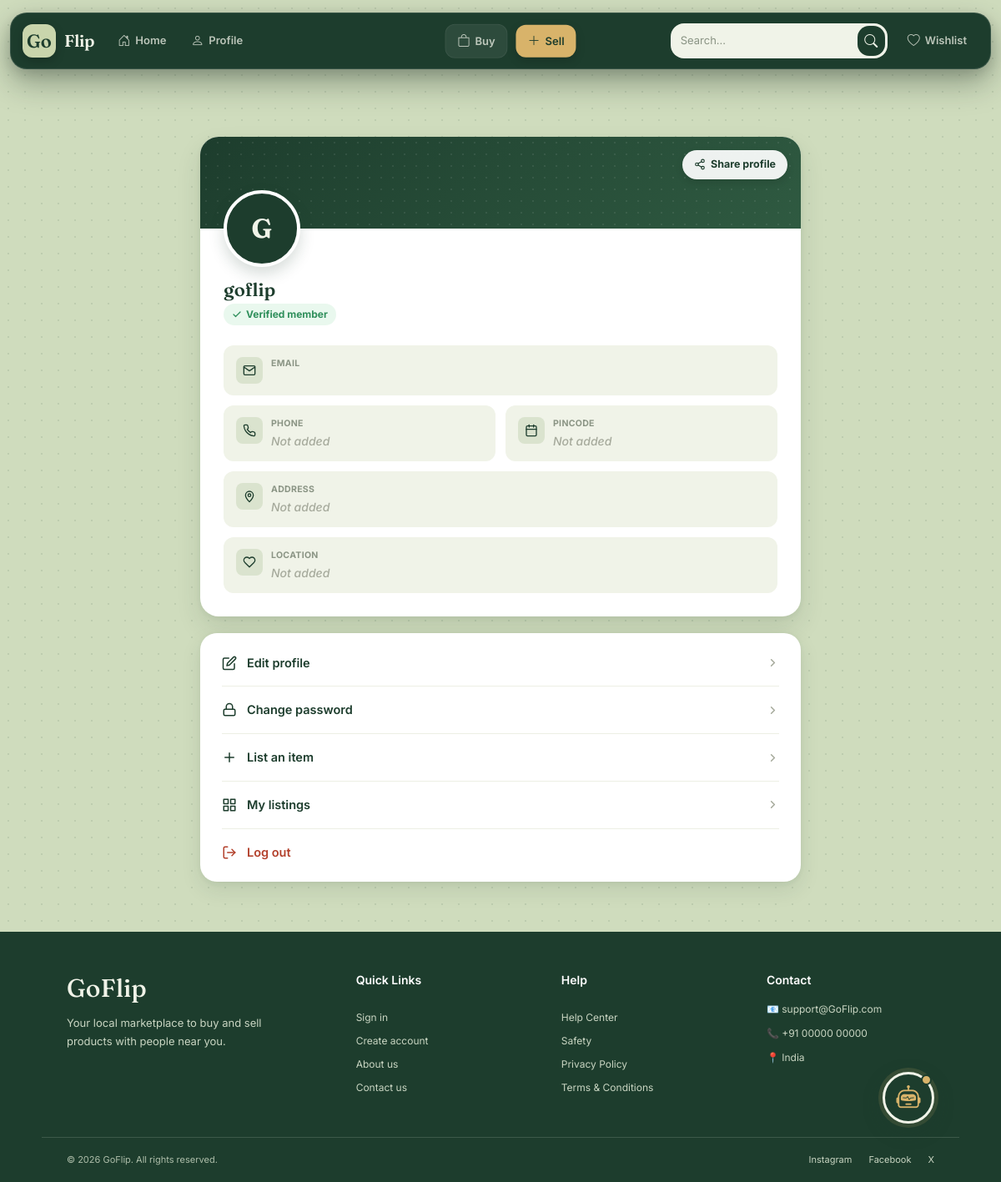
The page /Profile/ (signed in) on the database as committed earlier.
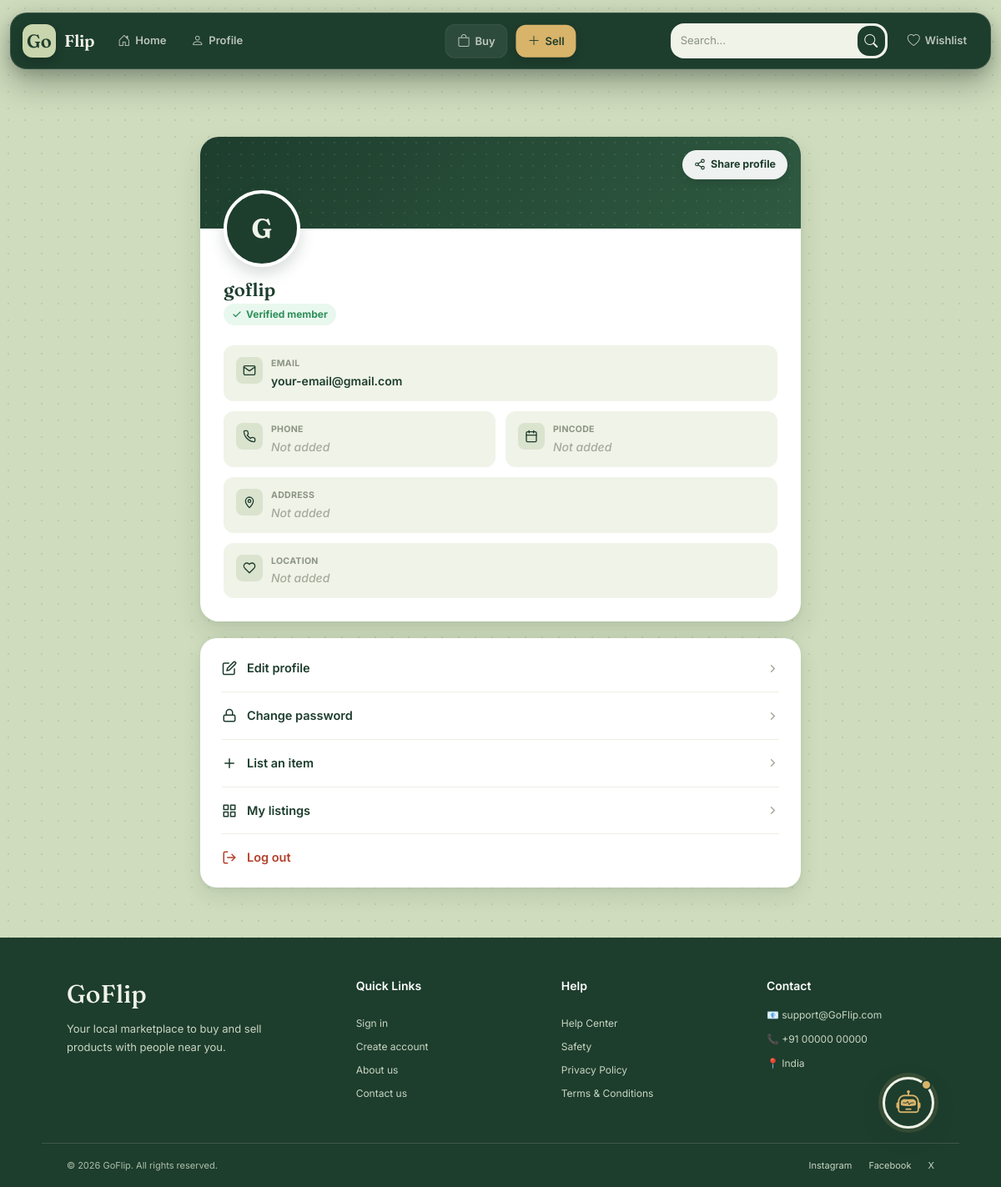
The same page on the database as committed later.
### users/models.py (models this page shows)
class CoustomUser(AbstractUser):
    username = models.CharField(
        max_length=150,
        unique=True
    )
    email = models.EmailField(
        blank=True,
        null=True
    )
    USERNAME_FIELD = "username"
    REQUIRED_FIELDS = ["email"]
    address = models.CharField(
        null=True,
        blank=True,
        max_length=100
    )
    pincode = models.IntegerField(
        null=True,
        blank=True
    )
    profile_image = models.ImageField(
        upload_to="profile/",
        null=True,
        blank=True
    )
    otp = models.IntegerField(
        null=True,
        blank=True
    )
    verified = models.BooleanField(
        default=False
    )
    phone = models.CharField(
        max_length=15,
        null=True,
        blank=True
    )
    Location = models.CharField(
        null=True,
        blank=True,
        max_length=100
    )

### users/views.py (the view)
# urls.py: path("Profile/",views.Profile.as_view(),name="Profile"),
class Profile(View):
    def get(self,request):
        return render(request,"profile.html",context={})

### templates/profile.html (shortened to what the changed rows need)
{% extends 'base.html' %}
{% block content %}
{% if user.is_authenticated %}
    <div class="profile-page">
        <div class="profile-wrap">
            <div class="profile-card">
                <div class="profile-cover">
                    <button type="button" class="share-btn" onclick="shareProfile()">
                        <svg viewBox="0 0 24 24" fill="none" stroke="currentColor" stroke-width="2" stroke-linecap="round" stroke-linejoin="round"><circle cx="18" cy="5" r="3"/><circle cx="6" cy="12" r="3"/><circle cx="18" cy="19" r="3"/><line x1="8.59" y1="13.51" x2="15.42" y2="17.49"/><line x1="15.41" y1="6.51" x2="8.59" y2="10.49"/></svg>
                        Share profile
                    </button>
                </div>
                <div class="profile-header">
                    {% if user.profile_image %}
                        <img src="{{ user.profile_image.url }}" class="profile-image" alt="{{ user.username }}">
                    {% else %}
                        <div class="profile-image-fallback">
                            {{ user.username|slice:":1"|upper }}
                        </div>
                    {% endif %}
                    <h1 class="profile-username">{{ user.username }}</h1>
                    <span class="profile-badge">
                        <svg viewBox="0 0 24 24" fill="none" stroke="currentColor" stroke-width="2.5" stroke-linecap="round" stroke-linejoin="round"><polyline points="20 6 9 17 4 12"/></svg>
                        Verified member
                    </span>
                </div>
                <div class="info-grid">
                    <div class="info-tile full">
                        <div class="info-icon">
                            <svg viewBox="0 0 24 24" fill="none" stroke="currentColor" stroke-width="2" stroke-linecap="round" stroke-linejoin="round"><path d="M4 4h16c1.1 0 2 .9 2 2v12a2 2 0 0 1-2 2H4a2 2 0 0 1-2-2V6c0-1.1.9-2 2-2z"/><polyline points="22,6 12,13 2,6"/></svg>
                        </div>
                        <div>
                            <div class="info-label">Email</div>
                            <div class="info-value">{{ user.email }}</div>
                        </div>
                    </div>
                    <div class="info-tile">
                        <div class="info-icon">
                        </div>
                        <div>
                            <div class="info-label">Phone</div>
                            <div class="info-value">
                                {% if user.phone %}{{ user.phone }}{% else %}<span class="info-empty">Not added</span>{% endif %}
                            </div>
                        </div>
                    </div>
                    <div class="info-tile">
                        <div class="info-icon">
                            <svg viewBox="0 0 24 24" fill="none" stroke="currentColor" stroke-width="2" stroke-linecap="round" stroke-linejoin="round"><rect x="3" y="4" width="18" height="18" rx="2"/><line x1="16" y1="2" x2="16" y2="6"/><line x1="8" y1="2" x2="8" y2="6"/><line x1="3" y1="10" x2="21" y2="10"/></svg>
                        </div>
                        <div>
                            <div class="info-label">Pincode</div>
                            <div class="info-value">
                                {% if user.pincode %}{{ user.pincode }}{% else %}<span class="info-empty">Not added</span>{% endif %}
                            </div>
                        </div>
                    </div>
                    <div class="info-tile full">
                        <div class="info-icon">
                            <svg viewBox="0 0 24 24" fill="none" stroke="currentColor" stroke-width="2" stroke-linecap="round" stroke-linejoin="round"><path d="M12 22s7-7.58 7-12A7 7 0 0 0 5 10c0 4.42 7 12 7 12z"/><circle cx="12" cy="10" r="2.5"/></svg>
                        </div>
                        <div>
                            <div class="info-label">Address</div>
                            <div class="info-value">
                                {% if user.address %}{{ user.address }}{% else %}<span class="info-empty">Not added</span>{% endif %}
                            </div>
                        </div>
                    </div>
                    <div class="info-tile full">
                        <div class="info-icon">
                            <svg viewBox="0 0 24 24" fill="none" stroke="currentColor" stroke-width="2" stroke-linecap="round" stroke-linejoin="round"><path d="M20.42 4.58a5.4 5.4 0 0 0-7.65 0l-.77.78-.77-.78a5.4 5.4 0 0 0-7.65 7.65l.77.78L12 20.66l7.65-7.65.77-.78a5.4 5.4 0 0 0 0-7.65z"/></svg>
                        </div>
                        <div>
                            <div class="info-label">Location</div>
                            <div class="info-value">
                                {% if user.Location %}{{ user.Location }}{% else %}<span class="info-empty">Not added</span>{% endif %}
                            </div>
                        </div>
                    </div>
                </div>
            </div>
            <div class="actions-card">
                <a href="{% url 'Editprofiles' %}" class="action-link">
                    <svg viewBox="0 0 24 24" fill="none" stroke="currentColor" stroke-width="2" stroke-linecap="round" stroke-linejoin="round"><path d="M11 4H4a2 2 0 0 0-2 2v14a2 2 0 0 0 2 2h14a2 2 0 0 0 2-2v-7"/><path d="M18.5 2.5a2.121 2.121 0 0 1 3 3L12 15l-4 1 1-4 9.5-9.5z"/></svg>
                    Edit profile
                    <svg class="chev" viewBox="0 0 24 24" fill="none" stroke="currentColor" stroke-width="2.5" stroke-linecap="round" stroke-linejoin="round"><polyline points="9 18 15 12 9 6"/></svg>
                </a>
                <div class="action-divider"></div>
                <a href="{% url 'password_change' %}" class="action-link">
                    <svg viewBox="0 0 24 24" fill="none" stroke="currentColor" stroke-width="2" stroke-linecap="round" stroke-linejoin="round"><rect x="3" y="11" width="18" height="10" rx="2"/><path d="M7 11V7a5 5 0 0 1 10 0v4"/></svg>
                    Change password
                    <svg class="chev" viewBox="0 0 24 24" fill="none" stroke="currentColor" stroke-width="2.5" stroke-linecap="round" stroke-linejoin="round"><polyline points="9 18 15 12 9 6"/></svg>
                </a>
                <div class="action-divider"></div>
                <a href="{% url 'Addproduct' %}" class="action-link">
                    <svg viewBox="0 0 24 24" fill="none" stroke="currentColor" stroke-width="2" stroke-linecap="round" stroke-linejoin="round"><line x1="12" y1="5" x2="12" y2="19"/><line x1="5" y1="12" x2="19" y2="12"/></svg>
                    List an item
                    <svg class="chev" viewBox="0 0 24 24" fill="none" stroke="currentColor" stroke-width="2.5" stroke-linecap="round" stroke-linejoin="round"><polyline points="9 18 15 12 9 6"/></svg>
                </a>
                <div class="action-divider"></div>
                <a href="{% url 'MyList' %}" class="action-link">
                    <svg viewBox="0 0 24 24" fill="none" stroke="currentColor" stroke-width="2" stroke-linecap="round" stroke-linejoin="round"><rect x="3" y="3" width="7" height="7"/><rect x="14" y="3" width="7" height="7"/><rect x="14" y="14" width="7" height="7"/><rect x="3" y="14" width="7" height="7"/></svg>
                    My listings
                    <svg class="chev" viewBox="0 0 24 24" fill="none" stroke="currentColor" stroke-width="2.5" stroke-linecap="round" stroke-linejoin="round"><polyline points="9 18 15 12 9 6"/></svg>
                </a>
                <div class="action-divider"></div>
                <a href="{% url 'Logout' %}" class="action-link danger">
                    <svg viewBox="0 0 24 24" fill="none" stroke="currentColor" stroke-width="2" stroke-linecap="round" stroke-linejoin="round"><path d="M9 21H5a2 2 0 0 1-2-2V5a2 2 0 0 1 2-2h4"/><polyline points="16 17 21 12 16 7"/><line x1="21" y1="12" x2="9" y2="12"/></svg>
                    Log out
                </a>
            </div>
        </div>
    </div>
{% endif %}
{% endblock %}

Rows that differ between the two databases and show on the page:
changed CoustomUser "goflip": email (not shown) → "your-email@gmail.com"
